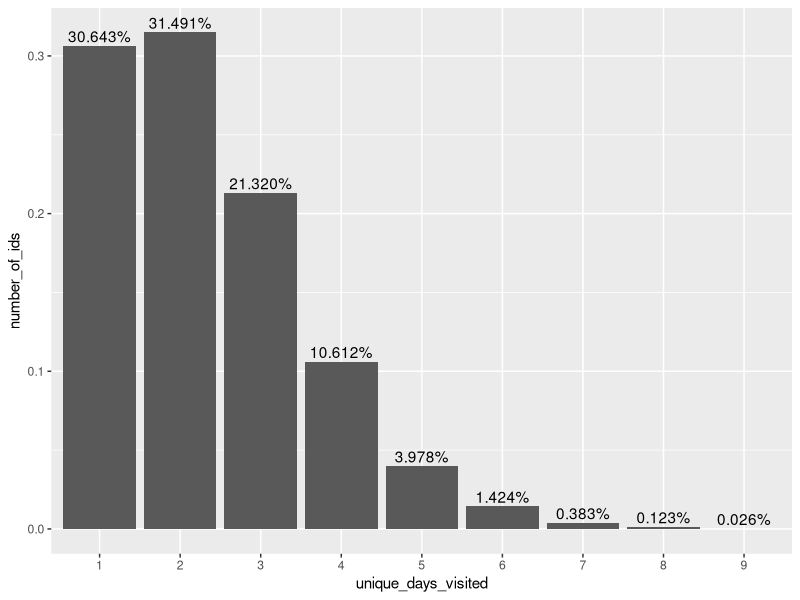
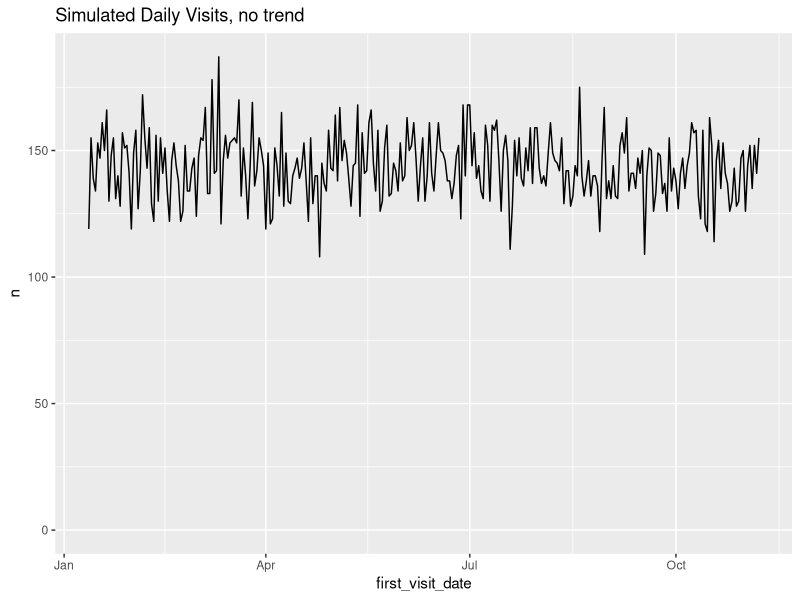
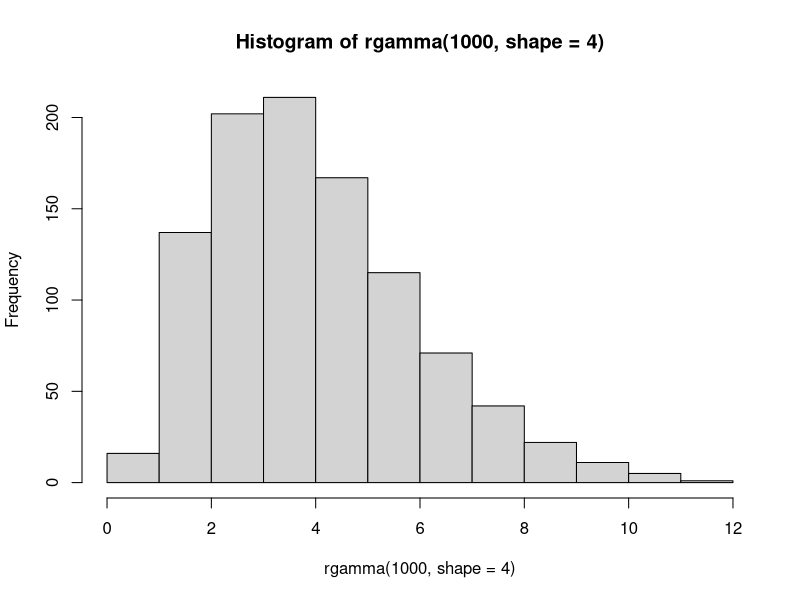
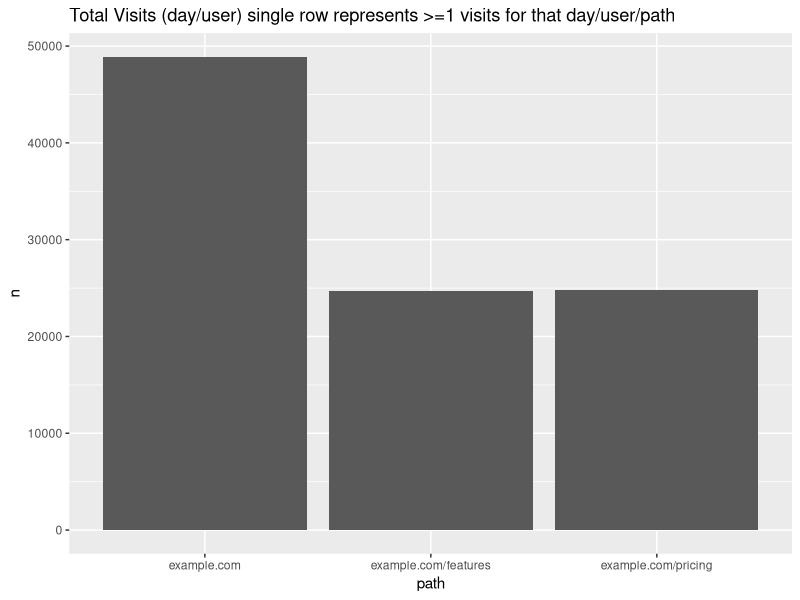
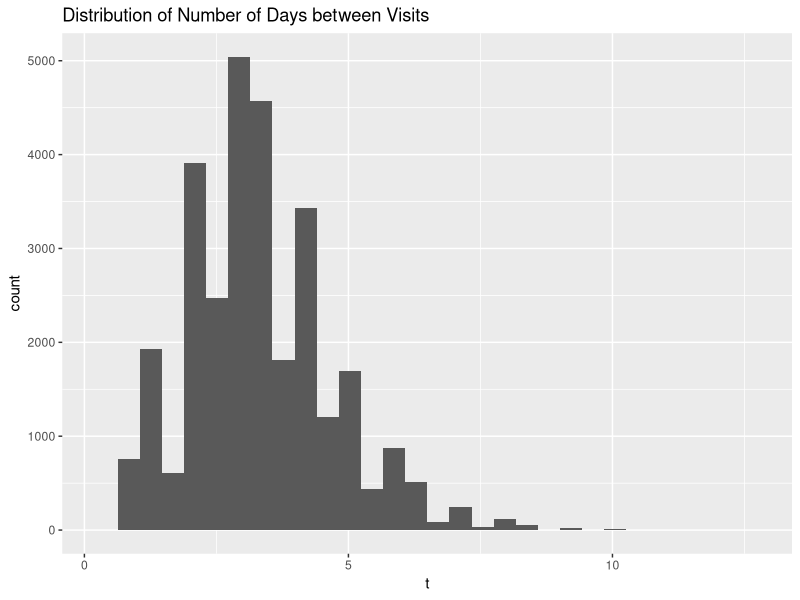
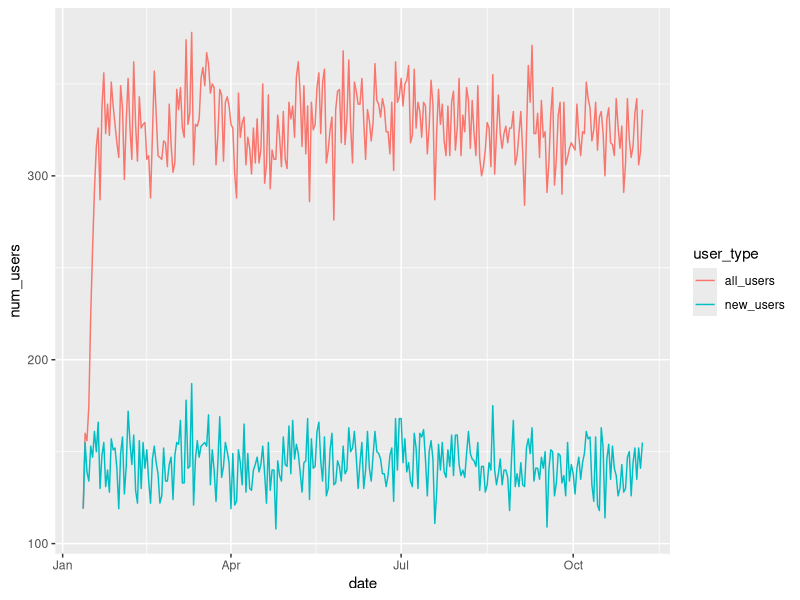
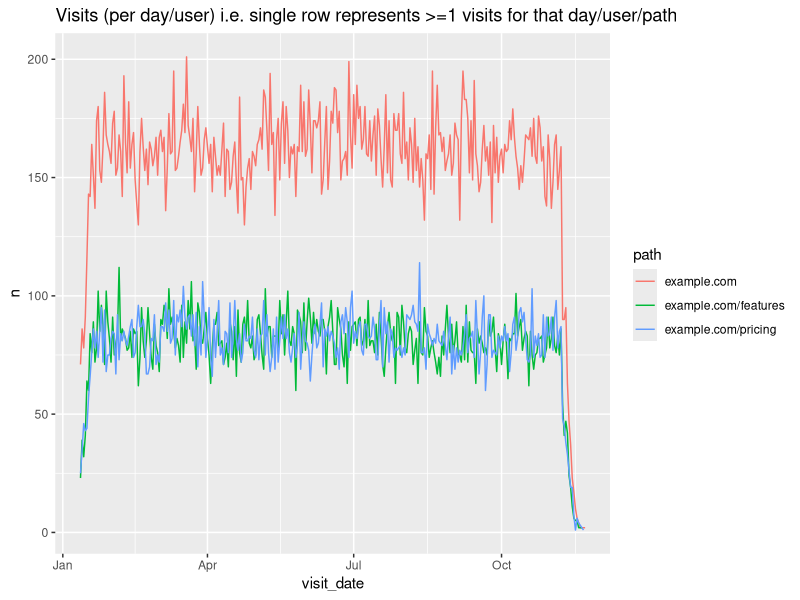
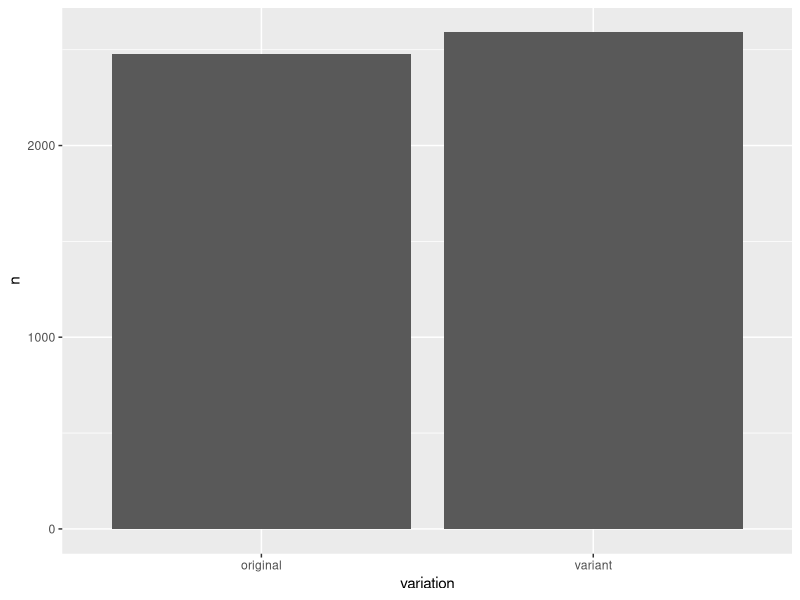

Generate these figures, in order, with R: (Note: this script raises an error after producing the figures.)
## ---- chunk 1
knitr::opts_chunk$set(echo = FALSE)
library(tidyverse)
library(scales)
library(lubridate)
## ---- chunk 2
# unique daily visits e.g. 1 record means that the person may have visited the site 1+ times for that day (the number of times does not matter)
# what is the distribution of returning visitors? i.e. how many unique days will most people visit the website?

# 20K visits users per month, over 10 months
total_visits_per_unique_data <- 100000
#return_visit
#user_traffic
#set.seed(42)
ids <- floor(runif(total_visits_per_unique_data, min=1, max=total_visits_per_unique_data * 0.50))
num_unique_ids <- length(unique(ids))

visits <- data.frame(user_id=ids) %>%
    arrange(user_id)

visits %>%
    count(user_id) %>%
    count(n) %>%
    mutate(n=factor(n),
           nn=nn / num_unique_ids) %>%
    rename(unique_days_visited=n,
           number_of_ids=nn) %>%
    ggplot(aes(x=unique_days_visited, y=number_of_ids)) +
        geom_col() +
        geom_text(aes(label=percent(number_of_ids)), vjust=-0.3)
## ---- chunk 3
# simulate dates over last e.g 10 months
# we need to duplicate ids/days to simulate people visiting multiple paths per day; we'll use this information for our priors
number_of_months <- 10

# unique visitors per month
num_unique_ids / number_of_months

#set.seed(42)
first_time_visit_index <- floor(runif(num_unique_ids, min=0, max=300))

# create dataframe with the user-id and the offset that we will use from the current date
# we'll use the current date so we can simulate the latest experiment is currently running 
first_time_users <- data.frame(user_id=unique(ids), visit_offset=first_time_visit_index) %>% 
    arrange(user_id)

first_time_users <- first_time_users %>%
    mutate(first_visit_date=today() - visit_offset) %>%
    select(-visit_offset)

first_time_users %>%
    count(first_visit_date) %>%
    ggplot(aes(x=first_visit_date, y=n)) +
        geom_line() +
        expand_limits(y=0) +
        labs(title='Simulated Daily Visits, no trend')

visits <- inner_join(visits, first_time_users, by = 'user_id')

stopifnot(nrow(visits) == length(ids))
stopifnot(all((visits %>%
    group_by(user_id) %>%
    summarise(num_unique_date=length(unique(first_visit_date))))$num_unique_date == 1))

# now simulate adding number of days between subsequent visits
hist(rgamma(1000, shape=4))


visits <- visits %>%
    group_by(user_id) %>%
    mutate(visit_index = row_number()) %>%
    ungroup()

generate_new_date <- function(visit_index, original_date, user_id) {

    if(visit_index == 1) {
        return (original_date)
    }
    
    #set.seed(user_id)
    offset <- floor(rgamma(1, shape=visit_index + 3))
    return (original_date + max(offset, 1))
}

#generate_new_date(visits$visit_index[1], visits$first_visit_date[1], visits$user_id[1])
generated_visits <- pmap(list(visits$visit_index,
                              visits$first_visit_date,
                              visits$user_id),
                         function(x, y, z) generate_new_date(x, y, z))

# pmap is losing the "date" and is returning a number, so we have to convert back; not sure this is the best way
generated_visits <- unlist(generated_visits)
visits$visit_date <- as.Date(generated_visits, origin = Sys.Date() - as.numeric(Sys.Date()))

visits <- visits %>%
    select(user_id, visit_date) %>%
    arrange(user_id, visit_date)

stopifnot(nrow(visits) == length(ids))

# some of the dates generated will be the same. BUT, that could represent multiple different pages in the same day
# so let's add path before we remove duplicates
## ---- chunk 4
# duplicate home-page (example.com) to simulate many more home page visits than other pages
paths <- c('example.com', 'example.com', 'example.com/pricing', 'example.com/features')
#set.seed(42)
path_index <- ceiling(runif(nrow(visits), min=0, max=4))
visits$path <- map_chr(path_index, ~ paths[.])

# some of the dates generated will be the same. BUT, that could represent multiple different pages in the same day
# so let's add path before we remove duplicates
visits <- distinct(visits)
nrow(visits)

visits %>%
    count(path) %>%
    ggplot(aes(x=path, y=n)) +
    geom_col() +
    labs(title='Total Visits (day/user) single row represents >=1 visits for that day/user/path')

visits %>%
    group_by(user_id) %>%
    summarise(t=sd(as.numeric(visit_date))) %>%
    ggplot(aes(x=t)) +
        geom_histogram() +
        labs(title='Distribution of Number of Days between Visits')

temp <- inner_join(
    visits %>% 
        group_by(user_id) %>%
        summarise(first_visit_date=min(visit_date)) %>%
        count(first_visit_date) %>%
        rename(date=first_visit_date,
               new_users=n),
    visits %>%
        group_by(visit_date) %>%
        summarise(all_users=n()) %>%
        rename(date=visit_date),
    by='date')

temp %>% 
    gather(user_type, num_users, -date) %>%
    ggplot(aes(x=date, y=num_users, color=user_type)) +
        geom_line()

# visits %>%
#     group_by(user_id) %>%
#     filter(length(visit_date) != length(unique(visit_date))) %>%  # which users have a different number of unique dates fromf total dates
#     ungroup()

visits %>%
    count(visit_date, path) %>%
    ggplot(aes(x=visit_date, y=n, color=path)) +
    geom_line() +
    labs(title='Visits (per day/user) i.e. single row represents >=1 visits for that day/user/path')

prior_data <- visits
## ---- chunk 5
# experiment names
experiment_names <- c("Experiment 1", "Experiment 2", "Experiment Sim Currently Running")
# names of the metrics/conversions to track
metrics_names <- c('Sign Up', 'Use Feature 1', 'Talk to Sales', 'Pay/Subscribe')
# allowed number of days between seeing the experiment and giving credit for a conversion
# e.g. signup should happen quick, but we may want to give people more time to subscribe/pay for the service,
# since people want to try out the features before they decide to pay (e.g. if the service offers a trial or freemium)
attribution_windows_days <- c(2, 3, 5, 7)
historical_conversion_rates <- c(0.3, 0.2, 0.1, 0.08)
# conversion_rates contain the conversion rates of each metric for the A & B groups


experiments_metrics <- data.frame(metric_id=metrics_names, attribution_windows=attribution_windows_days)
experiments_metrics <- expand.grid(experiment_id=experiment_names, metric_id=experiments_metrics$metric_id) %>%
    inner_join(experiments_metrics, by = 'metric_id') %>%
    arrange(experiment_id, attribution_windows)

experiments_metrics
## ---- chunk 6
# for each experiment, we want to simulate, from the current visits/traffic dataset, who saw the experiment, on which page, and which variation

get_random_variation <- function(variation_names, user_id) {
    #set.seed(user_id)
    return (variation_names[rbinom(1, 1, 0.5) + 1])
}
#get_random_variation(variation_names, user_id=1)

create_experiment_visits <- function(start_date, end_date, experiment_paths, experiment_id, variation_names) {
    experiment_visits <- visits %>%
        group_by(user_id) %>%
        mutate(visit_index=rank(visit_date, ties.method = "first")) %>%
        ungroup() %>%
        mutate(new_user = ifelse(visit_index == 1, TRUE, FALSE)) %>%
        filter(visit_date >= start_date & visit_date <= end_date & path %in% experiment_paths) %>%
        select(-visit_index)
    
    expected_num_users <- length(unique(experiment_visits$user_id))
    
    experiment_visits <- experiment_visits %>%
        group_by(user_id) %>%
        mutate(visit_index=rank(visit_date, ties.method = "first")) %>%
        ungroup() %>%
        filter(visit_index == 1) %>%
        select(-visit_index) %>%
        rename(first_joined_experiment=visit_date) %>%
        mutate(experiment_id=experiment_id)
    experiment_visits$variation <- map_chr(experiment_visits$user_id, ~ get_random_variation(variation_names, .))
    
    stopifnot(nrow(experiment_visits) == expected_num_users)
    # make sure no duplicated user_ids
    stopifnot(nrow(experiment_visits) == length(unique(experiment_visits$user_id)))
    
    print(experiment_visits %>%
        count(variation) %>%
        ggplot(aes(x=variation, y=n)) +
        geom_col())
    
    print(experiment_visits %>%
        count(first_joined_experiment) %>%
        ggplot(aes(x=first_joined_experiment, y=n)) +
        geom_line() +
        labs(title='Number of People Entering Experiment'))
    
    print(experiment_visits %>%
        count(first_joined_experiment, new_user) %>%
        ggplot(aes(x=first_joined_experiment, y=n, color=new_user)) +
        geom_line() +
        labs(title='Number of People Entering Experiment, shows affect of including new returning users in experiment'))
    
    print(experiment_visits %>%
        count(first_joined_experiment, variation) %>%
        ggplot(aes(x=first_joined_experiment, y=n, color=variation)) +
        geom_line())
    
    return (experiment_visits %>% select(-new_user))

}

#### Experiment 1

# let's start the experiment 2 months after our visits dataset, and run it for a month
start_date <- min(visits$visit_date) + 60
end_date <- start_date + 30 # 
# all paths
experiment_paths <- unique(paths)
# experiment 1
variation_names <- c("original", "variant")
experiment_id <- experiment_names[1]
experiment_visits_1 <- create_experiment_visits(start_date, end_date, experiment_paths, experiment_id, variation_names)
experiment_visits_1
## ---- chunk 7
#### Experiment 2
start_date <- min(visits$visit_date) + 75
end_date <- start_date + 30 # 
# all paths
experiment_paths <- paths[4] # just features page
# experiment 1
variation_names <- c("A", "B")
experiment_id <- experiment_names[2]
experiment_visits_2 <- create_experiment_visits(start_date, end_date, experiment_paths, experiment_id, variation_names)
experiment_visits_2
## ---- chunk 8
#### Experiment 2
start_date <- Sys.Date() - 5
end_date <- start_date + 30 # 
# all paths
experiment_paths <- paths[1] # just homepage
# experiment 1
variation_names <- c("A", "B")
experiment_id <- experiment_names[length(experiment_names)]
experiment_visits_currently_running <- create_experiment_visits(start_date, end_date, experiment_paths, experiment_id, variation_names)
experiment_visits_currently_running
## ---- chunk 9
experiments_all <- rbind(experiment_visits_1,
                         experiment_visits_2,
                         experiment_visits_currently_running) %>%
    select(user_id, experiment_id, variation, first_joined_experiment, path) %>%
    arrange(user_id, experiment_id)

# ensure dataset is unique by user-id/experiment-id
stopifnot(nrow(distinct(experiments_all %>% select(user_id, experiment_id))) == nrow(experiments_all))

experiments_all
## ---- chunk 10
# we want to adjust conversion rates for the people who were part of certain experiments
# such that the A/B groups have different conversion rates 
# some will have different CRs due to random noise, some will have differences in probability distributions
# i.e. true differences.


adjusted_conversion_rates <- inner_join(experiments_metrics,
                                        data.frame(metric_id=metrics_names, historical_conversion_rate=historical_conversion_rates),
                                        by = "metric_id") %>%
    select(-attribution_windows) %>%
    mutate(index=row_number())

# Experiment 1 has positive conversion rates, # we'll assum
adjusted_conversion_rates <- inner_join(adjusted_conversion_rates,
                                        expand.grid(index=adjusted_conversion_rates$index, variation=c('A', 'B')),
                                        by="index") %>%
    select(experiment_id, variation, metric_id, historical_conversion_rate)

adjusted_conversion_rates$adjusted_conversion_rate <- adjusted_conversion_rates$historical_conversion_rate

percent_change_adjustments <- c(
                    NA, # Experiment 1                        A   Sign Up
                    0.10, # Experiment 1                        B   Sign Up
                    NA, # Experiment 1                        A   Use Feature 1  
                    0.07, # Experiment 1                        B   Use Feature 1  
                    NA, # Experiment 1                        A   Talk to Sales  
                    NA, # Experiment 1                        B   Talk to Sales  
                    NA, # Experiment 1                        A   Pay/Subscribe  
                    0.05, # Experiment 1                        B   Pay/Subscribe  
                    NA, # Experiment 2                        A   Sign Up
                    -0.10, # Experiment 2                        B   Sign Up
                    NA, # Experiment 2                        A   Use Feature 1  
                    -0.07, # Experiment 2                        B   Use Feature 1  
                    NA, # Experiment 2                        A   Talk to Sales  
                    -0.05, # Experiment 2                        B   Talk to Sales  
                    NA, # Experiment 2                        A   Pay/Subscribe  
                    0.03, # Experiment 2                        B   Pay/Subscribe  
                    NA, # Experiment Sim Currently Running    A   Sign Up
                    0.10, # Experiment Sim Currently Running    B   Sign Up
                    NA, # Experiment Sim Currently Running    A   Use Feature 1  
                    0.07, # Experiment Sim Currently Running    B   Use Feature 1  
                    NA, # Experiment Sim Currently Running    A   Talk to Sales  
                    0.05, # Experiment Sim Currently Running    B   Talk to Sales  
                    NA, # Experiment Sim Currently Running    A   Pay/Subscribe  
                    0.05) # Experiment Sim Currently Running    B   Pay/Subscribe  
            

adjusted_conversion_rates <- adjusted_conversion_rates %>%
    mutate(adjusted_conversion_rate=ifelse(is.na(percent_change_adjustments),
                                           historical_conversion_rate,
                                           (percent_change_adjustments * historical_conversion_rate) + historical_conversion_rate))

# Experiment 1 has c("original", "variant") rather than A/B
temp_names <- c("original", "variant")
adjusted_conversion_rates <- adjusted_conversion_rates %>%
    mutate(variation = as.character(variation),
           variation = ifelse(experiment_id == experiment_names[1],
                              ifelse(variation == 'A', temp_names[1], temp_names[2]),
                              variation))
adjusted_conversion_rates
## ---- chunk 11
# now we want to determine the conversion rates for each person, based on experiment, metric_id, variation, so we can binom distribution based on the conversion rate
# if the person isn't part of an experiment, then we will use the historical conversion rate
names(historical_conversion_rates) <- metrics_names
# historical_conversion_rates[metrics_names[1]]

# create a dateframe that has a historical conversion rate for each user/metric combo
user_metric_crs <- expand.grid(user_id=unique(visits$user_id), metric_id=metrics_names) %>%
    arrange(user_id, metric_id) %>%
    mutate(historical_conversion_rate=historical_conversion_rates[metric_id])

# now add experiment/variation columns for users that were part of experiments
user_metric_crs <- full_join(user_metric_crs,
          experiments_all %>% select(user_id, experiment_id, variation), by='user_id')

# based on experiment/variation/metric, get the chosen conversion rate
user_metric_crs <- left_join(user_metric_crs %>% 
              mutate(metric_id = as.character(metric_id)),
          adjusted_conversion_rates %>%
              select(-historical_conversion_rate) %>%
              mutate(experiment_id = as.character(experiment_id),
                     metric_id = as.character(metric_id)),
          by=c('experiment_id', 'variation', 'metric_id')) %>%
    mutate(conversion_rate=ifelse(is.na(adjusted_conversion_rate), historical_conversion_rate, adjusted_conversion_rate)) %>%
    select(user_id, metric_id, conversion_rate)


# some people will have partipated in multiple experiments, so we'll take the average to get a dataset that is unique per user/metric
user_metric_crs <- user_metric_crs %>% 
    group_by(user_id, metric_id) %>%
    summarise(conversion_rate = mean(conversion_rate)) %>%
    ungroup()

stopifnot(length(unique(user_metric_crs$user_id)) == length(unique(visits$user_id)))

# now we will determine if each person convertes based on their conversion rate using the binomial distribution

#rbinom(1000, 1, 0.08)

simulate_conversion <- function(user_id, conversion_rate) {
    ##set.seed(user_id+10)
    return (rbinom(1, 1, conversion_rate))
}

# now we simulating them converting or not by using their assigned conversion rates as a probability in a binom distribution
user_metric_crs$converted <- as.logical(map2_dbl(user_metric_crs$user_id,
                    user_metric_crs$conversion_rate, 
                    ~ simulate_conversion(.x, .y)))

user_metric_crs %>%
    count(metric_id, converted) %>%
    mutate(n = n / length(unique(user_metric_crs$user_id))) %>%
    ggplot(aes(x=metric_id, y=n, group=converted, fill=converted)) +
    geom_col(position='dodge') +
    geom_text(aes(label=percent(n)))

conversion_data <- inner_join(user_metric_crs %>%
                                  filter(converted) %>%
                                  select(user_id, metric_id),
                              visits %>% 
                                  group_by(user_id) %>%
                                  summarise(first_visit=min(visit_date)),
                              by='user_id')


temp <- inner_join(
    inner_join(experiments_all, conversion_data, by='user_id') %>%
        mutate(converted=!is.na(first_joined_experiment)) %>%
        count(experiment_id, variation, metric_id),
    experiments_all %>% count(experiment_id, variation),
    by=c('experiment_id', 'variation'))
temp %>%
    mutate(cr=n.x/n.y) %>%
    arrange(experiment_id, metric_id, variation) %>%
    mutate(metric_id=factor(metric_id, levels=metrics_names)) %>%
    ggplot(aes(x=metric_id, y=cr, group=variation, fill=variation)) +
    geom_col(position='dodge') +
    facet_wrap(~ experiment_id) +
    geom_text(aes(label=round(cr, 3)),
              position = position_dodge(width = 1), 
              size=3) +
    theme(axis.text.x = element_text(angle = 30, hjust = 1))
## ---- chunk 12
generate_offset <- function(user_id, metric) {
 
    # NOTE setting the seed is messing up the distribution   
    ##  set.seed(user_id)
    rbinom(1, 30, attribution_windows_days[metric]/30)
}

names(attribution_windows_days) <- metrics_names
conversion_offsets <- map2_dbl(conversion_data$user_id, 
                               conversion_data$metric_id,
                               #~ rbinom(1, 30, attribution_windows_days[.y]/30))
                               ~ generate_offset(.x, .y))
conversion_data <- conversion_data %>%
    mutate(offset=conversion_offsets,
           conversion_date = first_visit + offset)

conversion_data %>%
    count(metric_id, offset) %>%
    mutate(offset=factor(offset)) %>%
    mutate(metric_id=fct_reorder(metric_id, n, .desc = TRUE)) %>%
    ggplot(aes(x=offset, y=n)) +
        geom_col() +
    facet_wrap( ~ metric_id, scales = 'free_y') +
    labs(title='Distribution of Days from First Visit to Event Conversion, for those that convert')

conversion_data %>%
    count(conversion_date, metric_id) %>%
    ggplot(aes(x=conversion_date, y=n)) +
        geom_line() +
    facet_wrap( ~ metric_id, scales = 'free_y') +
    labs(title='Daily Conversions')

conversion_data <- conversion_data %>%
    select(user_id, metric_id, conversion_date) %>%
    arrange(user_id, conversion_date)

conversion_data
## ---- chunk 13
write.csv(experiments_metrics, file='../shiny-app/simulated_data/attribution_windows.csv', row.names = FALSE)
write.csv(prior_data, file='../shiny-app/simulated_data/website_traffic.csv', row.names = FALSE)
write.csv(experiments_all, file='../shiny-app/simulated_data/experiment_traffic.csv', row.names = FALSE)
write.csv(conversion_data, file='../shiny-app/simulated_data/conversion_rate_data.csv', row.names = FALSE)
## ---- chunk 14
experiments_metrics <- experiments_metrics %>%
    mutate_if(is.factor, as.character) 

experiment_name <- 'Experiment 1'

#experiments_all %>% count(experiment_id, variation)
#temp <- experiments_all %>% filter(experiment_id == experiment_names[1], variation == 'original') 
#any(temp$user_id %in% conversion_data$user_id)

# dataset only contains users that converted
user_conversion_rates <-  experiments_all %>% 
    filter(experiment_id == experiment_name) %>%
    #select(user_id, variation, first_joined_experiment, path) %>%
    inner_join(conversion_data, by='user_id') %>%
    #left_join()
    arrange(user_id) %>%
    left_join(experiments_metrics, by=c('experiment_id', 'metric_id')) %>%
    mutate(days_from_experiment_to_conversion = as.numeric(difftime(conversion_date,  # negative days means the conversion happened before the experiment started
                                                                    first_joined_experiment,
                                                                    units = 'days')),
           converted_within_window = days_from_experiment_to_conversion >= 0 & days_from_experiment_to_conversion <= attribution_windows)

stopifnot(!any(is.na(user_conversion_rates)))


temp_conversions_ignore_window <- user_conversion_rates %>% count(variation, metric_id)


# we have to filter out anyone that who first joined the experiment in the last x days, where x is less than the attribution window for that metric
users_to_filter_out <- (user_conversion_rates %>%
    filter(first_joined_experiment >= Sys.Date() - attribution_windows))$user_id

user_conversion_rates <- user_conversion_rates %>%
    filter(! user_id %in% users_to_filter_out)


# this dataset contains all the conversions, but some will not have converted within the time window; we still want to keep them for now to analyze how many converted before/during/after the experiment/window
user_conversion_rates <- user_conversion_rates %>%
    select(-experiment_id, -first_joined_experiment, -attribution_windows)

experiment_summary <- user_conversion_rates %>%
    filter(converted_within_window) %>%
    count(variation, metric_id) %>%
    rename(converted=n)

total_users <- experiments_all %>%
    filter(experiment_id == experiment_name,
           ! user_id %in% users_to_filter_out) %>%
    group_by(variation) %>%
    summarise(num_users=n(),
              num_distinct_users=n_distinct(user_id),
              same=num_users == num_distinct_users)
stopifnot(all(total_users$same))

experiment_summary <- inner_join(total_users, experiment_summary, by='variation') %>%
    select(variation, metric_id, converted, num_users) %>%
    mutate(conversion_rate=converted / num_users)

experiment_summary <- experiment_summary %>%
    gather(variable, value, -(variation:metric_id)) %>%
    unite(temp, variation, variable) %>%
    spread(temp, value) %>%
    arrange(desc(original_conversion_rate))

experiment_summary$p_value <- pmap_dbl(list(experiment_summary$original_converted, experiment_summary$variant_converted, experiment_summary$original_num_users, experiment_summary$variant_num_users),
         function(a, b, x, y) round(prop.test(x=c(a, b), n=c(x, y))$p.value, 3))

experiment_summary <- experiment_summary %>%
    mutate(percent_change = (variant_conversion_rate - original_conversion_rate) / original_conversion_rate) %>%
    select(metric_id, percent_change, p_value, everything())

experiment_summary

experiment_summary %>%
    select(metric_id, original_conversion_rate, variant_conversion_rate) %>%
    gather(type, cr, -metric_id) %>%
    mutate(metric_id = factor(metric_id, levels=metrics_names)) %>%
    ggplot(aes(x=metric_id, y=cr, group=type, fill=type)) +
        geom_col(position='dodge') +
        geom_text(aes(label=round(cr, 3)),
                  position = position_dodge(width = 1), 
                  size=3) +
        theme(axis.text.x = element_text(angle = 30, hjust = 1)) +
        labs(title='Conversion rates (accounts for time windows)')


inner_join(temp_conversions_ignore_window,
    total_users, by='variation') %>%
    mutate(cr=n/num_users) %>%
    mutate(metric_id = factor(metric_id, levels=metrics_names)) %>%
    ggplot(aes(x=metric_id, y=cr, group=variation, fill=variation)) +
        geom_col(position='dodge') +
        geom_text(aes(label=round(cr, 3)),
                  position = position_dodge(width = 1), 
                  size=3) +
        theme(axis.text.x = element_text(angle = 30, hjust = 1)) +
        labs(title='Conversion rates (ignores the time windows)')


experiment_summary
## ---- chunk 15
prior_days <- 15


experiment_start_stop <- experiments_all %>%
    group_by(experiment_id) %>%
    summarise(start=min(first_joined_experiment),
              end=max(first_joined_experiment)) %>%
    arrange(desc(start))


max_attribution_window <- max((experiments_metrics %>%
    filter(experiment_id == experiment_name))$attribution_windows)


experiment_paths <- unique((experiments_all %>% filter(experiment_id == experiment_name))$path)
start_stop <- experiment_start_stop %>% filter(experiment_id == experiment_name)
experiment_start_date <- start_stop$start

prior_start_date <- experiment_start_date - prior_days - max_attribution_window
prior_end_date <- experiment_start_date - max_attribution_window




prior_history <- visits %>%
    filter(path %in% experiment_paths,
           visit_date >= prior_start_date & visit_date <= prior_end_date) %>%   # give extra days to allow for attribution window
    group_by(user_id) %>%
    summarise(first_prior_visit = min(visit_date))

prior_conversion_rates <- inner_join(conversion_data, prior_history, by='user_id')
prior_conversion_rates <- inner_join(prior_conversion_rates,
           experiments_metrics %>%
               filter(experiment_id == experiment_name) %>%
               select(-experiment_id),
           by='metric_id')


prior_conversion_rates <- prior_conversion_rates %>%
    mutate(days_from_prior_visit_to_conversion = as.numeric(difftime(conversion_date,  # negative days means the conversion happened before the experiment started
                                                                    first_prior_visit,
                                                                    units = 'days')),
           converted_within_window = days_from_prior_visit_to_conversion >= 0 & days_from_prior_visit_to_conversion <= attribution_windows) %>%
    filter(converted_within_window)

prior_summary <- prior_conversion_rates %>%
    count(metric_id) %>%
    mutate(total = length(prior_history$user_id),
           conversion_rate = n / total) %>%
    rename(successes=n,
           trials=total) %>%
    mutate(alpha=successes,
           beta=trials-successes)


prior_summary %>%
    mutate(metric_id = factor(metric_id, levels=metrics_names)) %>%
    ggplot(aes(x=metric_id, y=conversion_rate)) +
        geom_col() +
        geom_text(aes(label=round(conversion_rate, 3)), vjust=-0.5)
    

#prior_distributions
prior_alpha <- 464
prior_beta <- 2863 - 464

new_alpha_a <- prior_alpha + 445
new_beta_a <- prior_beta + (2555 - 445)

new_alpha_b <- prior_alpha + 506
new_beta_b <- prior_beta + (2507 - 506)

experiment_summary
summary
x <- seq(0, 1, 0.001)
temp <- data.frame(x,
                   prior=dbeta(x, prior_alpha, prior_beta),
                   a=dbeta(x, new_alpha_a, new_beta_a),
                   b=dbeta(x, new_alpha_b, new_beta_b)) %>%
    gather(type, value, -x)

prior_summary
a_cr_simulation <- rbeta(1e6, new_alpha_a, new_beta_a)
b_cr_simulation <- rbeta(1e6, new_alpha_b, new_beta_b)
percent_of_time_b_wins <- mean(b_cr_simulation > a_cr_simulation)


temp %>%
    ggplot(aes(x, value, group=type, color=type)) +
    geom_line() +
    geom_vline(xintercept = 895 / 5009) +
    coord_cartesian(x=c(0.15, 0.25))

percent_of_time_b_wins



# we want a daily count of successes & trails, for both variations, per metric, considering only the people who have 
# allowed enough time for the time windows (i.e. the entered the experiment more than x days prior from the relative point/day in time, where x is the attribution window for the metric)
#
daily_totals_per_variation <- experiments_all %>% 
    filter(experiment_id == experiment_name) %>%
    count(first_joined_experiment, variation) %>%
    arrange(first_joined_experiment, variation)


experiments_current <- experiments_all %>% filter(experiment_id == experiment_name)
attribution_windows_current <- experiments_metrics %>% filter(experiment_id == experiment_name)

experiment_start_date
experiment_end_date <- (start_stop %>% filter(experiment_id == experiment_name))$end

experiment_day <- seq(experiment_start_date, experiment_end_date, 1)

temp <- expand.grid(user_id=experiments_current$user_id,
            metric_id=(experiments_metrics %>% filter(experiment_id == experiment_name))$metric_id) %>%
    inner_join(experiments_current, by='user_id') %>%
    inner_join(experiments_metrics, by=c('experiment_id', 'metric_id')) %>%
    mutate(expired_time_window=first_joined_experiment + attribution_windows)
    
cumulative_conversions <- left_join(temp %>% select(user_id, variation, metric_id, expired_time_window),
          user_conversion_rates %>% select(user_id, variation, metric_id, converted_within_window) %>% filter(converted_within_window),
          by=c('user_id', 'variation', 'metric_id')) %>%
    mutate(converted_within_window=ifelse(is.na(converted_within_window), FALSE, converted_within_window)) %>%
    group_by(expired_time_window, variation, metric_id) %>%
    summarise(successes=sum(converted_within_window),
              trials=n()) %>% 
    ungroup() %>%
    arrange(expired_time_window, variation, metric_id) %>%
    group_by(variation, metric_id) %>%
    mutate(cumulative_successes=cumsum(successes),
           cumulative_trials=cumsum(trials)) %>%
    ungroup()

cumulative_conversions %>%
    filter(metric_id == 'Sign Up') %>%
    select(-successes, -trials) %>%
    gather(type, value, -expired_time_window, -variation, -metric_id) %>%
    ggplot(aes(x=expired_time_window, y=value, group=type, color=type)) +
    geom_line() +
    facet_wrap(~variation) +
    theme(axis.text.x = element_text(angle = 30, hjust = 1)) +
    labs(title='Success/Trials over time - Signups')


cumulative_conversions %>%
    filter(metric_id == 'Talk to Sales') %>%
    select(-successes, -trials) %>%
    gather(type, value, -expired_time_window, -variation, -metric_id) %>%
    ggplot(aes(x=expired_time_window, y=value, group=type, color=type)) +
    geom_line() +
    facet_wrap(~variation) +
    theme(axis.text.x = element_text(angle = 30, hjust = 1)) +
    labs(title='Success/Trials over time - Talk to Sales')


variation_names <- sort(unique(cumulative_conversions$variation))
variation_a <- variation_names[1]
variation_b <- variation_names[2]

temp <- inner_join(cumulative_conversions %>% select(-successes, -trials),
           prior_summary %>% select(metric_id, alpha, beta) %>% rename(prior_alpha=alpha, prior_beta=beta),
           by='metric_id') %>%
    mutate(new_alpha = prior_alpha + cumulative_successes,
           new_beta = prior_beta + (cumulative_trials - cumulative_successes))


simulate_b_wins <- function(alpha_a, beta_a, alpha_b, beta_b, number_of_draws=1e6) {
    
    a_cr_simulation <- rbeta(number_of_draws, alpha_a, beta_a)
    b_cr_simulation <- rbeta(number_of_draws, alpha_b, beta_b)
    
    return ( mean(b_cr_simulation > a_cr_simulation) )
}
    
prob_over_time <- temp %>%
    group_by(expired_time_window, metric_id) %>%
    summarise(prob_b_better_a=simulate_b_wins(alpha_a=new_alpha[variation == variation_a],
                                              beta_a=new_beta[variation == variation_a],
                                              alpha_b=new_alpha[variation == variation_b],
                                              beta_b=new_beta[variation == variation_b],
                                              number_of_draws=1e4)) %>%
    arrange(expired_time_window, metric_id)
prob_over_time %>%
    ggplot(aes(x=expired_time_window, y=prob_b_better_a, group=metric_id, color=metric_id)) +
    geom_line(alpha=0.5) +
#    geom_smooth(method='loess', se=FALSE) +
    expand_limits(y=0)


credible_interval_approx <- function(alpha_a, beta_a, alpha_b, beta_b) {
# https://github.com/dgrtwo/empirical-bayes-book/blob/master/bayesian-ab.Rmd
    u1 <- alpha_a / (alpha_a + beta_a)
    u2 <- alpha_b / (alpha_b + beta_b)
    var1 <- alpha_a * beta_a / ((alpha_a + beta_a) ^ 2 * (alpha_a + beta_a + 1))
    var2 <- alpha_b * beta_b / ((alpha_b + beta_b) ^ 2 * (alpha_b + beta_b + 1))
    
    mu_diff <- u2 - u1
    sd_diff <- sqrt(var1 + var2)
    
    # in D.R. code, the first player had a higher probability but a negative estimate (i.e. negative difference in conversion rate, mu_diff)
    # This doesn't make sense, so we'll 1) use the first player as the A group and the second as the B group), so B-A 
    # which gives the expected intervals (but flips the posterior probability), and 2) use 1-pnorm(...) to get the correct posterior probability
    c(posterior = 1 - pnorm(0, mu_diff, sd_diff),
            estimate = mu_diff,
            conf.low = qnorm(.025, mu_diff, sd_diff),
            conf.high = qnorm(.975, mu_diff, sd_diff))
}

temp_credible_interval <- temp %>%
    group_by(expired_time_window, metric_id) %>%
    summarise(asdf=list(credible_interval_approx(alpha_a=new_alpha[variation == variation_a],
                                       beta_a=new_beta[variation == variation_a],
                                       alpha_b=new_alpha[variation == variation_b],
                                       beta_b=new_beta[variation == variation_b]))) %>%
    ungroup()

credible_intervals <- cbind(temp_credible_interval, as.data.frame(do.call("rbind", temp_credible_interval$asdf))) %>%
    select(expired_time_window, metric_id, posterior, estimate, conf.low, conf.high) %>%
    arrange(expired_time_window, metric_id)


credible_interval_approx(alpha_a=3872,
                         beta_a=8880,
                        alpha_b=2228,
                         beta_b=5071
                         )
qnorm(0.5, mu_diff, sd_diff)


credible_intervals %>%
    ggplot(aes(x=expired_time_window, y=estimate)) +
        geom_line() +
        geom_hline(yintercept = 0, color='red') +
        geom_ribbon(aes(ymin=conf.low, ymax=conf.high), alpha=0.2) +
        facet_wrap(~metric_id)


p_values <- function(successes_a, trials_a, successes_b, trials_b) {
    
    test_results <- prop.test(x=c(successes_b, successes_a), n=c(trials_b, trials_a))
    return (c(p_value = test_results$p.value,
              estimate = as.numeric(test_results$estimate[1] - test_results$estimate[2]),
              conf.low = test_results$conf.int[1],
              conf.high = test_results$conf.int[2]))
}

# 
# 
# test_results <- prop.test(x=c(3872, 2228), n=c((3872+8880), (2228+5071)))
# test_results$p.value
# test_results$conf.int[1]
# test_results$conf.int[2]
# 
# p_values(3872, 3872+8880, 2228, 2228+5071)

temp_p_value <- temp %>%
    group_by(expired_time_window, metric_id) %>%
    summarise(asdf=list(p_values(successes_a=cumulative_successes[variation == variation_a],
                                 trials_a=cumulative_trials[variation == variation_a],
                                 successes_b=cumulative_successes[variation == variation_b],
                                 trials_b=cumulative_trials[variation == variation_b]))) %>%
    ungroup()

p_value_intervals <- cbind(temp_p_value, as.data.frame(do.call("rbind", temp_p_value$asdf))) %>%
    select(expired_time_window, metric_id, p_value, estimate, conf.low, conf.high) %>%
    arrange(expired_time_window, metric_id)

p_value_intervals %>%
    group_by(metric_id) %>%
    mutate(visit_index=rank(-as.numeric(expired_time_window), ties.method = "first")) %>%
    ungroup() %>%
    ggplot(aes(x=expired_time_window, y=p_value)) +
        geom_line() +
        geom_hline(yintercept = 0.05, color='red') +
        geom_text(aes(label=ifelse(visit_index == 1, round(p_value, 3), '')), vjust=-1) +
        facet_wrap(~metric_id) +
        labs(title='P-value over time i.e. cumuatlive successes/trails')

p_value_intervals %>%
    group_by(metric_id) %>%
    mutate(visit_index=rank(-as.numeric(expired_time_window), ties.method = "first")) %>%
    ungroup() %>%
    ggplot(aes(x=expired_time_window, y=estimate)) +
        geom_line() +
        geom_hline(yintercept = 0.00, color='red') +
        geom_ribbon(aes(ymin=conf.low, ymax=conf.high), alpha=0.2) +
        geom_text(aes(label=ifelse(visit_index == 1, percent(estimate), '')), vjust=-1) +
        facet_wrap(~metric_id) +
        labs(title='Freq. prop.test conf interval')

experiment_summary
